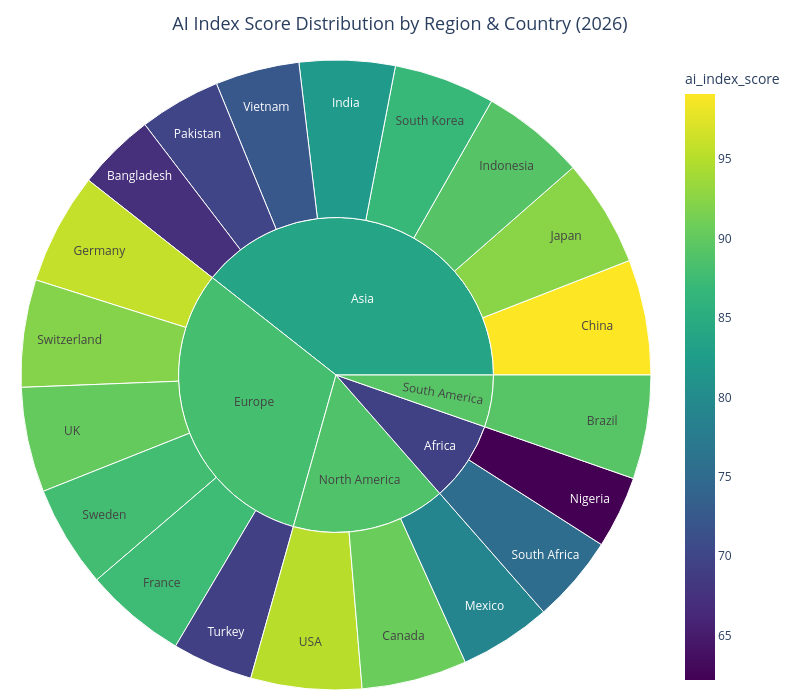

Notebook source saved alongside this figure:
### Markdown cell above
### 4.3 Sunburst Chart — Region > Country > AI Score (2026)

### Code cell
fig = px.sunburst(
    df_2026,
    path=['region', 'country'],
    values='ai_index_score',
    color='ai_index_score',
    color_continuous_scale='Viridis',
    title='AI Index Score Distribution by Region & Country (2026)',
    hover_data={'ai_global_rank': True}
)
fig.update_layout(
    title_font_size=18, title_x=0.5,
    width=800, height=700,
    margin=dict(t=60, b=10, l=10, r=10)
)
fig.write_html('exports/08_sunburst.html')
fig.show()

### Figure 1 — Plotly figure (JSON) as saved in the notebook; plotly's stock layout.template omitted (floating-point values rounded to 4 significant figures)
{"data": [{"branchvalues": "total", "customdata": [["19.0", 67.12], ["8.0", 89.22], ["6.0", 90.59], ["1.0", 99.11], ["11.0", 87.46], ["2.0", 95.91], ["13.0", 82.13], ["9.0", 89.21], ["4.0", 92.49], ["14.0", 78.97], ["20.0", 62.19], ["17.0", 69.93], ["15.0", 75.3], ["12.0", 86.96], ["10.0", 87.84], ["5.0", 92.17], ["18.0", 69.32], ["7.0", 90.28], ["3.0", 95.16], ["16.0", 72.24], ["(?)", 83.83], ["8.0", 89.22], ["(?)", 88.77], ["(?)", 87.99], ["(?)", 69.37]], "domain": {"x": [0.0, 1.0], "y": [0.0, 1.0]}, "hovertemplate": "labels=%{label}<br>ai_index_score_sum=%{value}<br>parent=%{parent}<br>id=%{id}<br>ai_global_rank=%{customdata[0]}<br>ai_index_score=%{color}<extra></extra>", "ids": ["Asia/Bangladesh", "South America/Brazil", "North America/Canada", "Asia/China", "Europe/France", "Europe/Germany", "Asia/India", "Asia/Indonesia", "Asia/Japan", "North America/Mexico", "Africa/Nigeria", "Asia/Pakistan", "Africa/South Africa", "Asia/South Korea", "Europe/Sweden", "Europe/Switzerland", "Europe/Turkey", "Europe/UK", "North America/USA", "Asia/Vietnam", "Asia", "South America", "North America", "Europe", "Africa"], "labels": ["Bangladesh", "Brazil", "Canada", "China", "France", "Germany", "India", "Indonesia", "Japan", "Mexico", "Nigeria", "Pakistan", "South Africa", "South Korea", "Sweden", "Switzerland", "Turkey", "UK", "USA", "Vietnam", "Asia", "South America", "North America", "Europe", "Africa"], "marker": {"coloraxis": "coloraxis", "colors": [67.12, 89.22, 90.59, 99.11, 87.46, 95.91, 82.13, 89.21, 92.49, 78.97, 62.19, 69.93, 75.3, 86.96, 87.84, 92.17, 69.32, 90.28, 95.16, 72.24, 83.83, 89.22, 88.77, 87.99, 69.37]}, "name": "", "parents": ["Asia", "South America", "North America", "Asia", "Europe", "Europe", "Asia", "Asia", "Asia", "North America", "Africa", "Asia", "Africa", "Asia", "Europe", "Europe", "Europe", "Europe", "North America", "Asia", "", "", "", "", ""], "type": "sunburst", "values": [67.12, 89.22, 90.59, 99.11, 87.46, 95.91, 82.13, 89.21, 92.49, 78.97, 62.19, 69.93, 75.3, 86.96, 87.84, 92.17, 69.32, 90.28, 95.16, 72.24, 659.2, 89.22, 264.7, 523.0, 137.5]}], "layout": {"coloraxis": {"colorbar": {"title": {"text": "ai_index_score"}}, "colorscale": [[0.0, "#440154"], [0.1111, "#482878"], [0.2222, "#3e4989"], [0.3333, "#31688e"], [0.4444, "#26828e"], [0.5556, "#1f9e89"], [0.6667, "#35b779"], [0.7778, "#6ece58"], [0.8889, "#b5de2b"], [1.0, "#fde725"]]}, "height": 700, "legend": {"tracegroupgap": 0}, "margin": {"b": 10, "l": 10, "r": 10, "t": 60}, "title": {"font": {"size": 18}, "text": "AI Index Score Distribution by Region & Country (2026)", "x": 0.5}, "width": 800}}
